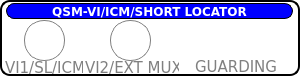
    <widget class="QFrame" name="frame_3">
     <property name="geometry">
      <rect>
       <x>18</x>
       <y>80</y>
       <width>300</width>
       <height>76</height>
      </rect>
     </property>
     <property name="styleSheet">
      <string notr="true">QFrame{border:2px solid black; background-color: rgba(0,0,0,0);border-radius:10px;}
QLabel{border:1px solid rgba(0,0,0,0);}

</string>
     </property>
     <property name="frameShape">
      <enum>QFrame::StyledPanel</enum>
     </property>
     <property name="frameShadow">
      <enum>QFrame::Raised</enum>
     </property>
     <widget class="QLabel" name="label_31">
      <property name="geometry">
       <rect>
        <x>6</x>
        <y>3</y>
        <width>287</width>
        <height>16</height>
       </rect>
      </property>
      <property name="font">
       <font>
        <family>DejaVu Sans</family>
        <weight>75</weight>
        <bold>true</bold>
       </font>
      </property>
      <property name="styleSheet">
       <string notr="true">background-color:blue;
color:white;
border:1px solid black;
border-radius:8px;</string>
      </property>
      <property name="text">
       <string>QSM-VI/ICM/SHORT LOCATOR</string>
      </property>
      <property name="alignment">
       <set>Qt::AlignCenter</set>
      </property>
     </widget>
     <widget class="QFrame" name="frame_21">
      <property name="geometry">
       <rect>
        <x>195</x>
        <y>26</y>
        <width>80</width>
        <height>30</height>
       </rect>
      </property>
      <property name="styleSheet">
       <string notr="true">image: url(:/Symbols/15PinDIN.png);
 border:0px solid gray;
 border-top-right-radius: 8px;
 border-top-left-radius: 8px;
 border-bottom-right-radius: 15px;
 border-bottom-left-radius: 15px;</string>
      </property>
      <property name="frameShape">
       <enum>QFrame::StyledPanel</enum>
      </property>
      <property name="frameShadow">
       <enum>QFrame::Raised</enum>
      </property>
     </widget>
     <widget class="QLabel" name="label_33">
      <property name="geometry">
       <rect>
        <x>140</x>
        <y>119</y>
        <width>60</width>
        <height>17</height>
       </rect>
      </property>
      <property name="font">
       <font>
        <family>DejaVu Sans</family>
        <pointsize>11</pointsize>
        <weight>50</weight>
        <bold>false</bold>
       </font>
      </property>
      <property name="styleSheet">
       <string notr="true">color:black;</string>
      </property>
      <property name="text">
       <string>GUARD</string>
      </property>
     </widget>
     <widget class="QFrame" name="dso_outer_4">
      <property name="geometry">
       <rect>
        <x>110</x>
        <y>20</y>
        <width>41</width>
        <height>41</height>
       </rect>
      </property>
      <property name="styleSheet">
       <string notr="true">border:1px solid gray;border-radius:20px;
image: url(:/new/prefix1/Button-Blank-Gray-icon.png);</string>
      </property>
      <property name="frameShape">
       <enum>QFrame::StyledPanel</enum>
      </property>
      <property name="frameShadow">
       <enum>QFrame::Raised</enum>
      </property>
     </widget>
     <widget class="QLabel" name="label_55">
      <property name="geometry">
       <rect>
        <x>0</x>
        <y>59</y>
        <width>84</width>
        <height>17</height>
       </rect>
      </property>
      <property name="font">
       <font>
        <family>DejaVu Sans</family>
        <pointsize>11</pointsize>
        <weight>50</weight>
        <bold>false</bold>
       </font>
      </property>
      <property name="styleSheet">
       <string notr="true">color:gray;</string>
      </property>
      <property name="text">
       <string>VI1/SL/ICM</string>
      </property>
     </widget>
     <widget class="QLabel" name="label_58">
      <property name="geometry">
       <rect>
        <x>80</x>
        <y>59</y>
        <width>100</width>
        <height>17</height>
       </rect>
      </property>
      <property name="font">
       <font>
        <family>DejaVu Sans</family>
        <pointsize>11</pointsize>
        <weight>50</weight>
        <bold>false</bold>
       </font>
      </property>
      <property name="styleSheet">
       <string notr="true">color:gray;</string>
      </property>
      <property name="text">
       <string>VI2/EXT MUX</string>
      </property>
     </widget>
     <widget class="QFrame" name="dso1_outer_4">
      <property name="geometry">
       <rect>
        <x>24</x>
        <y>20</y>
        <width>41</width>
        <height>41</height>
       </rect>
      </property>
      <property name="styleSheet">
       <string notr="true">border:1px solid gray;border-radius:20px;
image: url(:/new/prefix1/Button-Blank-Gray-icon.png);</string>
      </property>
      <property name="frameShape">
       <enum>QFrame::StyledPanel</enum>
      </property>
      <property name="frameShadow">
       <enum>QFrame::Raised</enum>
      </property>
     </widget>
     <widget class="QLabel" name="label_59">
      <property name="geometry">
       <rect>
        <x>190</x>
        <y>58</y>
        <width>90</width>
        <height>17</height>
       </rect>
      </property>
      <property name="font">
       <font>
        <family>DejaVu Sans</family>
        <pointsize>11</pointsize>
        <weight>50</weight>
        <bold>false</bold>
       </font>
      </property>
      <property name="styleSheet">
       <string notr="true">color:gray;</string>
      </property>
      <property name="text">
       <string>GUARDING</string>
      </property>
     </widget>
    </widget>
